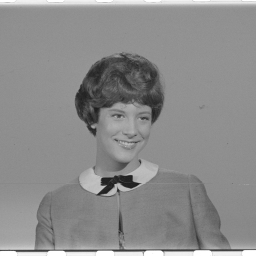
%> input picture images/salt_pepper_orig.bmp, 256 x 256 px
$ octave salt_pepper_denoise.m   (GNU Octave 9; MATLAB toolbox functions it lacks are replaced by stand-ins)
%> lines starting %> are read from the running program, lines starting %| are printed output that depends on the picture
% clc
clear all
close all

figure
tiledlayout(1,3)

% Đọc ảnh xám gốc và hiển thị
I = imread('images/salt_pepper_orig.bmp');
%> I is the input picture: size 256x256 uint8; min 28, max 255, mean 139.7
nexttile, imshow(I), title('Ảnh gốc')

% Đọc ảnh nhiễu muối tiêu và hiển thị
J = imread('images/salt_pepper_noise.bmp');
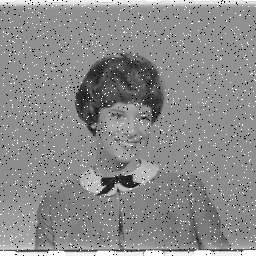
%> input picture images/salt_pepper_noise.bmp, 256 x 256 px
%> J is the input picture: size 256x256 uint8; min 0, max 255, mean 139.1
nexttile, imshow(J), title('Ảnh nhiễu muối tiêu')

% Lọc trung vị với bộ lọc 3x3 bằng hàm có sẵn và lưu kết quả
K = medfilt2(J, [3 3]);
nexttile, imshow(K), title('Lọc trung vị 3x3 (MATLAB)')
imwrite(K, 'images/salt_pepper_denoised_matlab.bmp')

% Sai số bình phương trung bình giữa ảnh gốc và ảnh đã lọc
fprintf("Sai số bình phương trung bình: %.4f\n", MSE(I, K));

% Sai so binh phuong trung binh
function out = MSE(im1, im2)
    [nRows, nCols] = size(im1);
%> nRows = 256; nCols = 256
    error = im1 - im2;
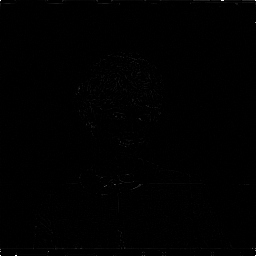
%> error: size 256x256 uint8; min 0, max 255, mean 0.8
    out = sum(error.^2, 'all') / (nRows * nCols);
%> out = 3.8
%| Sai số bình phương trung bình: 3.8047
end
